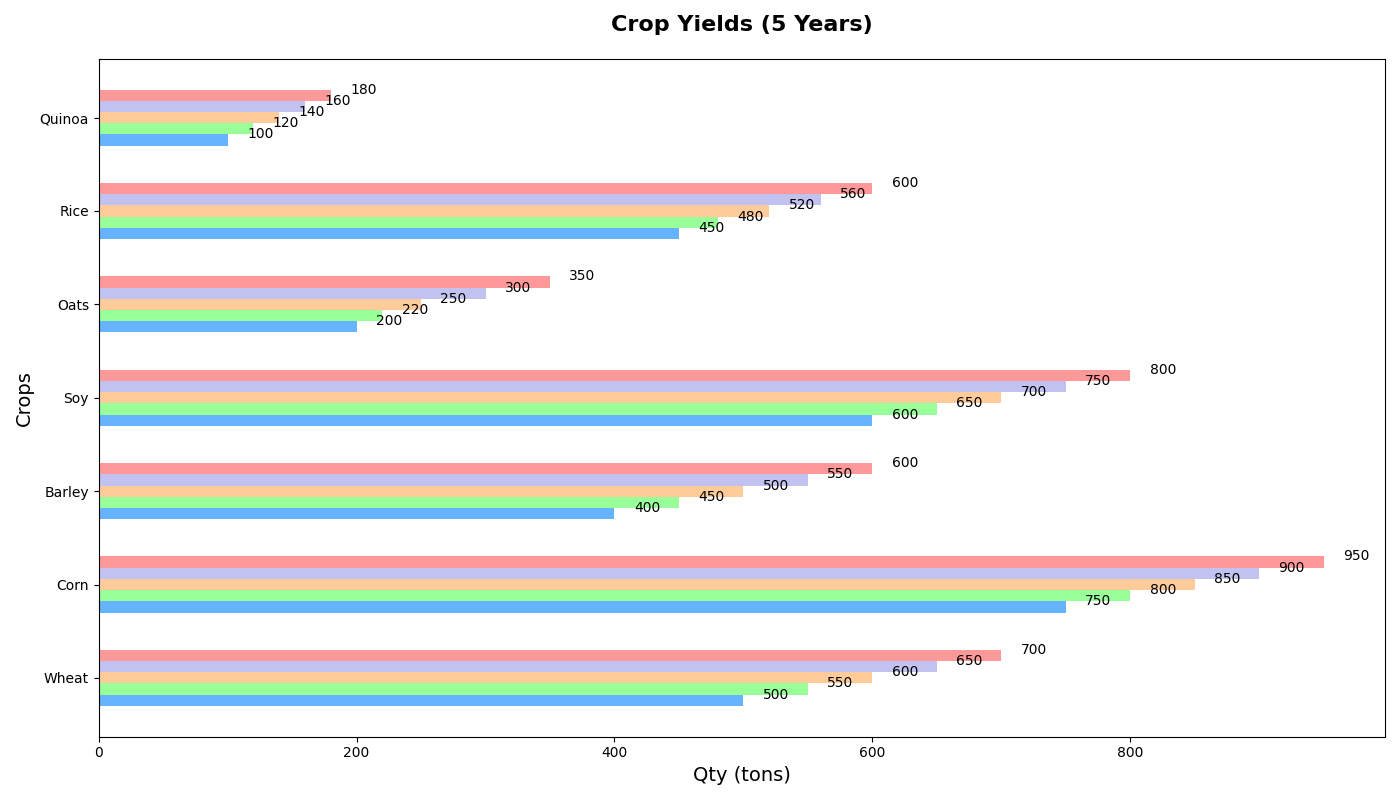

This figure's Python source:
import matplotlib.pyplot as plt
import numpy as np

crop_types = ['Wheat', 'Corn', 'Barley', 'Soy', 'Oats', 'Rice', 'Quinoa']
quantities_2020 = [500, 750, 400, 600, 200, 450, 100]
quantities_2021 = [550, 800, 450, 650, 220, 480, 120]
quantities_2022 = [600, 850, 500, 700, 250, 520, 140]
quantities_2023 = [650, 900, 550, 750, 300, 560, 160]
quantities_2024 = [700, 950, 600, 800, 350, 600, 180]

fig, ax = plt.subplots(figsize=(14, 8))
height = 0.12

bar_positions_2020 = np.arange(len(crop_types))
bar_positions_2021 = bar_positions_2020 + height
bar_positions_2022 = bar_positions_2021 + height
bar_positions_2023 = bar_positions_2022 + height
bar_positions_2024 = bar_positions_2023 + height

ax.barh(bar_positions_2020, quantities_2020, height=height, color='#66b3ff')  # Changed color
ax.barh(bar_positions_2021, quantities_2021, height=height, color='#99ff99')  # Changed color
ax.barh(bar_positions_2022, quantities_2022, height=height, color='#ffcc99')  # Changed color
ax.barh(bar_positions_2023, quantities_2023, height=height, color='#c2c2f0')  # Changed color
ax.barh(bar_positions_2024, quantities_2024, height=height, color='#ff9999')  # Changed color

def add_value_labels(bars, positions):
    for i, xval in enumerate(bars):
        ax.text(xval + 15, positions[i] + height / 2, f'{xval}', ha='left', va='center')

add_value_labels(quantities_2020, bar_positions_2020)
add_value_labels(quantities_2021, bar_positions_2021)
add_value_labels(quantities_2022, bar_positions_2022)
add_value_labels(quantities_2023, bar_positions_2023)
add_value_labels(quantities_2024, bar_positions_2024)

ax.set_title('Crop Yields (5 Years)', fontsize=16, fontweight='bold', pad=20)
ax.set_ylabel('Crops', fontsize=14)
ax.set_xlabel('Qty (tons)', fontsize=14)
ax.set_yticks(bar_positions_2020 + 2 * height)
ax.set_yticklabels(crop_types)

plt.tight_layout()
plt.show()
